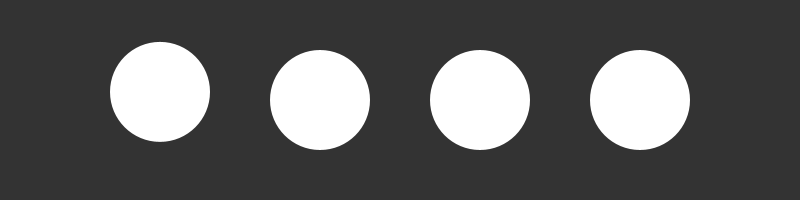
Frame 1 (no input)
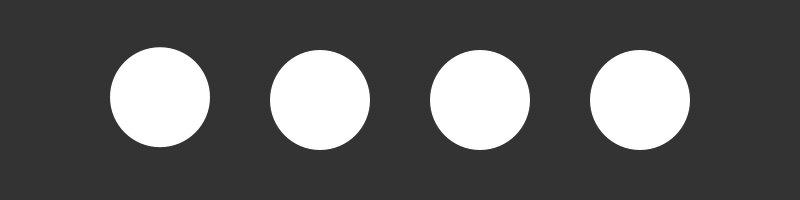
Frame 60 (the mouse pressed at the canvas centre just before this capture)
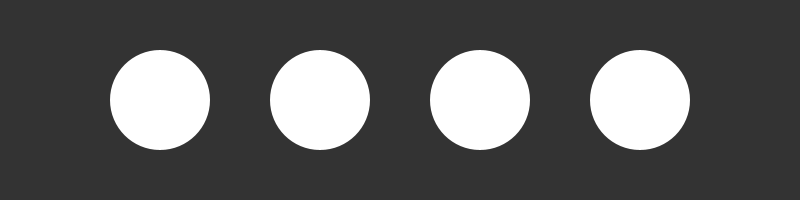
Frame 120 (the mouse held since frame 60 and released just before this capture)

The Processing sketch that drew these frames (run headless with seeded random() and noise(); from frame 60 on, the mouse is pressed at the canvas centre):

// Processing sketch: fourBalls
// ── fourBalls.pde
float unitLength ;
int n = 5 ;
float theta ;
float[] y = new float[n] ;

void setup() {
  size(800, 200) ;
  unitLength = width / n ;
  noStroke() ;
}

void draw() {
  background(51) ;
  for(int i = 1 ; i < n ; i++) {
    float x = i * unitLength ;
    y[i] = constrain(height / 2 - 15 * cos(theta - i),
                     height / 2 - 15, height / 2) ;
    ellipse(x, y[i], 100, 100) ;
  }
  theta = (theta + 0.1) % TWO_PI ;
}
